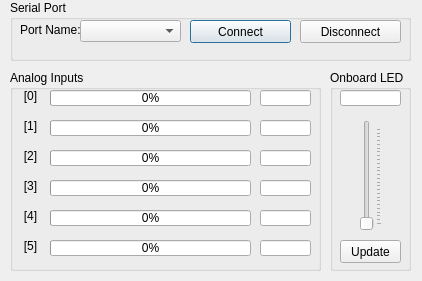
<?xml version="1.0" encoding="UTF-8"?>
<ui version="4.0">
 <class>Dialog</class>
 <widget class="QDialog" name="Dialog">
  <property name="geometry">
   <rect>
    <x>0</x>
    <y>0</y>
    <width>422</width>
    <height>281</height>
   </rect>
  </property>
  <property name="sizePolicy">
   <sizepolicy hsizetype="Fixed" vsizetype="Fixed">
    <horstretch>0</horstretch>
    <verstretch>0</verstretch>
   </sizepolicy>
  </property>
  <property name="windowTitle">
   <string>Serial Monitor</string>
  </property>
  <widget class="QGroupBox" name="gbSerialPort">
   <property name="geometry">
    <rect>
     <x>10</x>
     <y>0</y>
     <width>401</width>
     <height>61</height>
    </rect>
   </property>
   <property name="title">
    <string>Serial Port</string>
   </property>
   <widget class="QComboBox" name="cmbPorts">
    <property name="geometry">
     <rect>
      <x>70</x>
      <y>20</y>
      <width>101</width>
      <height>22</height>
     </rect>
    </property>
   </widget>
   <widget class="QPushButton" name="btnConnect">
    <property name="geometry">
     <rect>
      <x>180</x>
      <y>20</y>
      <width>101</width>
      <height>23</height>
     </rect>
    </property>
    <property name="text">
     <string>Connect</string>
    </property>
   </widget>
   <widget class="QPushButton" name="btnDisconnect">
    <property name="geometry">
     <rect>
      <x>290</x>
      <y>20</y>
      <width>101</width>
      <height>23</height>
     </rect>
    </property>
    <property name="text">
     <string>Disconnect</string>
    </property>
   </widget>
   <widget class="QLabel" name="lblPortName">
    <property name="geometry">
     <rect>
      <x>10</x>
      <y>20</y>
      <width>61</width>
      <height>20</height>
     </rect>
    </property>
    <property name="text">
     <string>Port Name: </string>
    </property>
   </widget>
  </widget>
  <widget class="QGroupBox" name="gbProgressBars">
   <property name="geometry">
    <rect>
     <x>10</x>
     <y>70</y>
     <width>311</width>
     <height>201</height>
    </rect>
   </property>
   <property name="title">
    <string>Analog Inputs</string>
   </property>
   <widget class="QProgressBar" name="pbAI_2">
    <property name="geometry">
     <rect>
      <x>40</x>
      <y>80</y>
      <width>201</width>
      <height>16</height>
     </rect>
    </property>
    <property name="maximum">
     <number>1023</number>
    </property>
    <property name="value">
     <number>0</number>
    </property>
    <property name="alignment">
     <set>Qt::AlignCenter</set>
    </property>
   </widget>
   <widget class="QLabel" name="lblAI_0">
    <property name="geometry">
     <rect>
      <x>10</x>
      <y>10</y>
      <width>21</width>
      <height>31</height>
     </rect>
    </property>
    <property name="text">
     <string>[0]</string>
    </property>
    <property name="alignment">
     <set>Qt::AlignCenter</set>
    </property>
   </widget>
   <widget class="QLabel" name="lblAI_2">
    <property name="geometry">
     <rect>
      <x>10</x>
      <y>70</y>
      <width>21</width>
      <height>31</height>
     </rect>
    </property>
    <property name="text">
     <string>[2]</string>
    </property>
    <property name="alignment">
     <set>Qt::AlignCenter</set>
    </property>
   </widget>
   <widget class="QProgressBar" name="pbAI_1">
    <property name="geometry">
     <rect>
      <x>40</x>
      <y>50</y>
      <width>201</width>
      <height>16</height>
     </rect>
    </property>
    <property name="maximum">
     <number>1023</number>
    </property>
    <property name="value">
     <number>0</number>
    </property>
    <property name="alignment">
     <set>Qt::AlignCenter</set>
    </property>
   </widget>
   <widget class="QProgressBar" name="pbAI_0">
    <property name="geometry">
     <rect>
      <x>40</x>
      <y>20</y>
      <width>201</width>
      <height>16</height>
     </rect>
    </property>
    <property name="maximum">
     <number>1023</number>
    </property>
    <property name="value">
     <number>0</number>
    </property>
    <property name="alignment">
     <set>Qt::AlignCenter</set>
    </property>
   </widget>
   <widget class="QProgressBar" name="pbAI_3">
    <property name="geometry">
     <rect>
      <x>40</x>
      <y>110</y>
      <width>201</width>
      <height>16</height>
     </rect>
    </property>
    <property name="maximum">
     <number>1023</number>
    </property>
    <property name="value">
     <number>0</number>
    </property>
    <property name="alignment">
     <set>Qt::AlignCenter</set>
    </property>
   </widget>
   <widget class="QLabel" name="lblAI_1">
    <property name="geometry">
     <rect>
      <x>10</x>
      <y>40</y>
      <width>21</width>
      <height>31</height>
     </rect>
    </property>
    <property name="text">
     <string>[1]</string>
    </property>
    <property name="alignment">
     <set>Qt::AlignCenter</set>
    </property>
   </widget>
   <widget class="QLabel" name="lblAI_5">
    <property name="geometry">
     <rect>
      <x>10</x>
      <y>160</y>
      <width>21</width>
      <height>31</height>
     </rect>
    </property>
    <property name="text">
     <string>[5]</string>
    </property>
    <property name="alignment">
     <set>Qt::AlignCenter</set>
    </property>
   </widget>
   <widget class="QLabel" name="lblAI_3">
    <property name="geometry">
     <rect>
      <x>10</x>
      <y>100</y>
      <width>21</width>
      <height>31</height>
     </rect>
    </property>
    <property name="text">
     <string>[3]</string>
    </property>
    <property name="alignment">
     <set>Qt::AlignCenter</set>
    </property>
   </widget>
   <widget class="QProgressBar" name="pbAI_4">
    <property name="geometry">
     <rect>
      <x>40</x>
      <y>140</y>
      <width>201</width>
      <height>16</height>
     </rect>
    </property>
    <property name="maximum">
     <number>1023</number>
    </property>
    <property name="value">
     <number>0</number>
    </property>
    <property name="alignment">
     <set>Qt::AlignCenter</set>
    </property>
   </widget>
   <widget class="QProgressBar" name="pbAI_5">
    <property name="geometry">
     <rect>
      <x>40</x>
      <y>170</y>
      <width>201</width>
      <height>16</height>
     </rect>
    </property>
    <property name="maximum">
     <number>1023</number>
    </property>
    <property name="value">
     <number>0</number>
    </property>
    <property name="alignment">
     <set>Qt::AlignCenter</set>
    </property>
   </widget>
   <widget class="QLabel" name="lblAI_4">
    <property name="geometry">
     <rect>
      <x>10</x>
      <y>130</y>
      <width>21</width>
      <height>31</height>
     </rect>
    </property>
    <property name="text">
     <string>[4]</string>
    </property>
    <property name="alignment">
     <set>Qt::AlignCenter</set>
    </property>
   </widget>
   <widget class="QLineEdit" name="leAI_0">
    <property name="geometry">
     <rect>
      <x>250</x>
      <y>20</y>
      <width>51</width>
      <height>16</height>
     </rect>
    </property>
    <property name="alignment">
     <set>Qt::AlignCenter</set>
    </property>
    <property name="readOnly">
     <bool>true</bool>
    </property>
   </widget>
   <widget class="QLineEdit" name="leAI_1">
    <property name="geometry">
     <rect>
      <x>250</x>
      <y>50</y>
      <width>51</width>
      <height>16</height>
     </rect>
    </property>
    <property name="alignment">
     <set>Qt::AlignCenter</set>
    </property>
    <property name="readOnly">
     <bool>true</bool>
    </property>
   </widget>
   <widget class="QLineEdit" name="leAI_2">
    <property name="geometry">
     <rect>
      <x>250</x>
      <y>80</y>
      <width>51</width>
      <height>16</height>
     </rect>
    </property>
    <property name="alignment">
     <set>Qt::AlignCenter</set>
    </property>
    <property name="readOnly">
     <bool>true</bool>
    </property>
   </widget>
   <widget class="QLineEdit" name="leAI_3">
    <property name="geometry">
     <rect>
      <x>250</x>
      <y>110</y>
      <width>51</width>
      <height>16</height>
     </rect>
    </property>
    <property name="alignment">
     <set>Qt::AlignCenter</set>
    </property>
    <property name="readOnly">
     <bool>true</bool>
    </property>
   </widget>
   <widget class="QLineEdit" name="leAI_4">
    <property name="geometry">
     <rect>
      <x>250</x>
      <y>140</y>
      <width>51</width>
      <height>16</height>
     </rect>
    </property>
    <property name="alignment">
     <set>Qt::AlignCenter</set>
    </property>
    <property name="readOnly">
     <bool>true</bool>
    </property>
   </widget>
   <widget class="QLineEdit" name="leAI_5">
    <property name="geometry">
     <rect>
      <x>250</x>
      <y>170</y>
      <width>51</width>
      <height>16</height>
     </rect>
    </property>
    <property name="alignment">
     <set>Qt::AlignCenter</set>
    </property>
    <property name="readOnly">
     <bool>true</bool>
    </property>
   </widget>
  </widget>
  <widget class="QGroupBox" name="gbLED">
   <property name="geometry">
    <rect>
     <x>330</x>
     <y>70</y>
     <width>81</width>
     <height>201</height>
    </rect>
   </property>
   <property name="title">
    <string>Onboard LED</string>
   </property>
   <widget class="QSlider" name="sldPWM">
    <property name="geometry">
     <rect>
      <x>30</x>
      <y>50</y>
      <width>22</width>
      <height>111</height>
     </rect>
    </property>
    <property name="maximum">
     <number>255</number>
    </property>
    <property name="orientation">
     <enum>Qt::Vertical</enum>
    </property>
    <property name="invertedAppearance">
     <bool>false</bool>
    </property>
    <property name="invertedControls">
     <bool>false</bool>
    </property>
    <property name="tickPosition">
     <enum>QSlider::TicksBelow</enum>
    </property>
    <property name="tickInterval">
     <number>10</number>
    </property>
   </widget>
   <widget class="QLineEdit" name="lePwm">
    <property name="geometry">
     <rect>
      <x>10</x>
      <y>20</y>
      <width>61</width>
      <height>16</height>
     </rect>
    </property>
    <property name="alignment">
     <set>Qt::AlignCenter</set>
    </property>
    <property name="readOnly">
     <bool>true</bool>
    </property>
   </widget>
   <widget class="QPushButton" name="btnUpdatePwm">
    <property name="geometry">
     <rect>
      <x>10</x>
      <y>170</y>
      <width>61</width>
      <height>23</height>
     </rect>
    </property>
    <property name="text">
     <string>Update</string>
    </property>
   </widget>
  </widget>
 </widget>
 <resources/>
 <connections/>
</ui>
